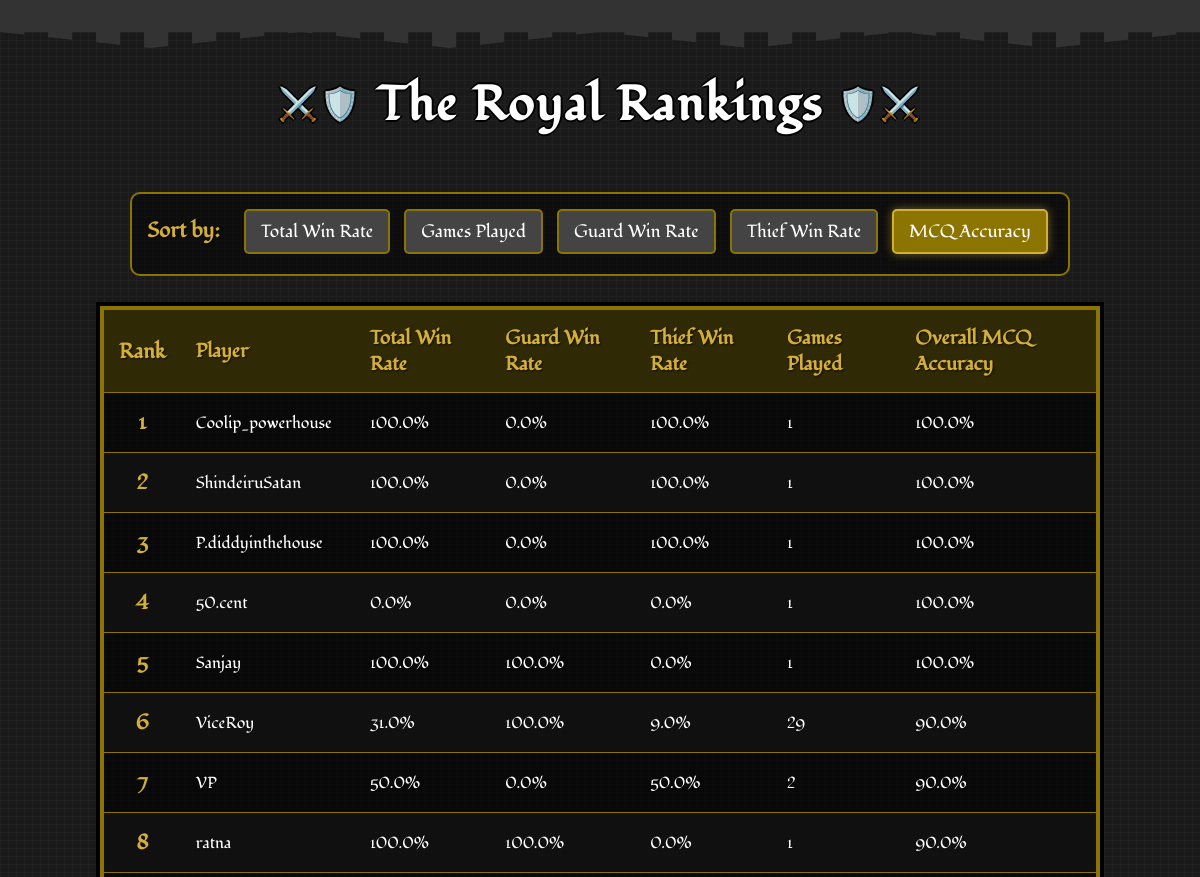
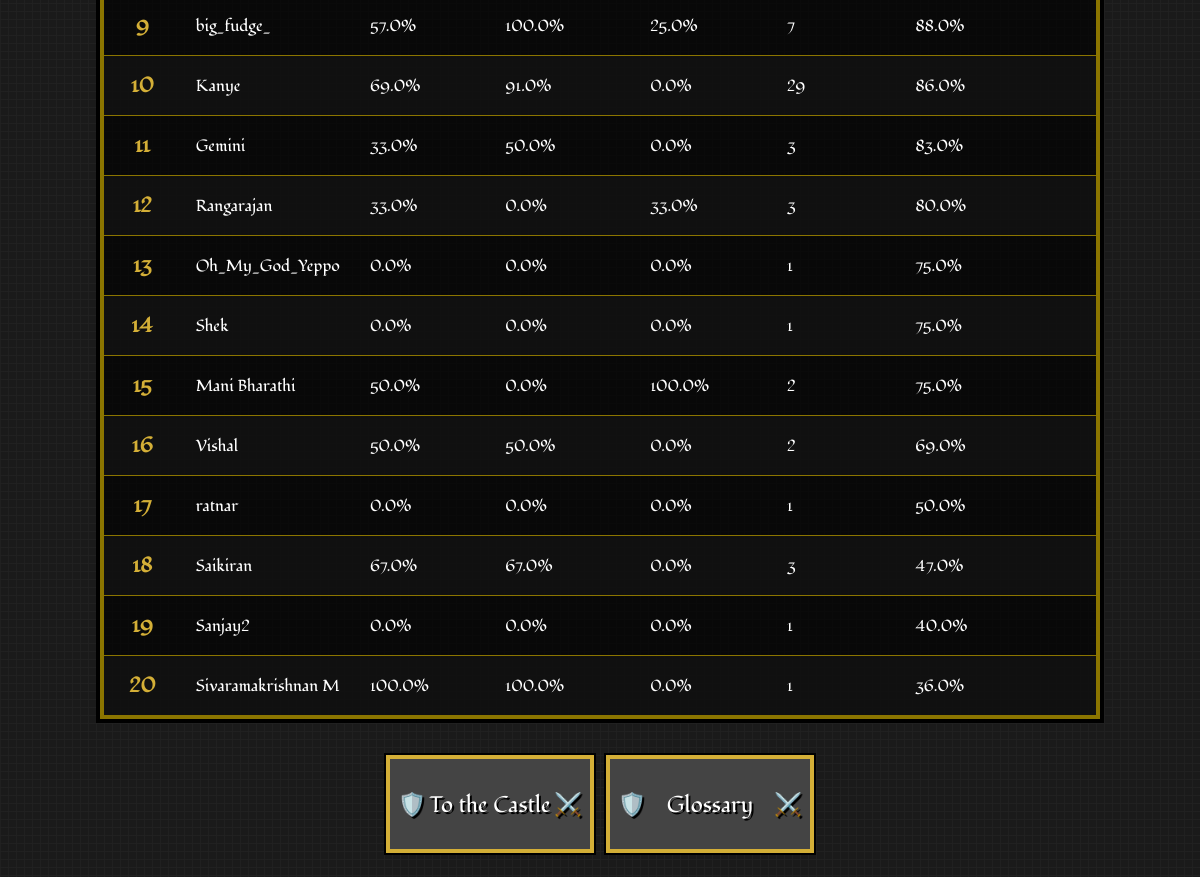
The page /leaderboard?sort_by=mcq_accuracy on the database as committed earlier (2 pictures, top to bottom).
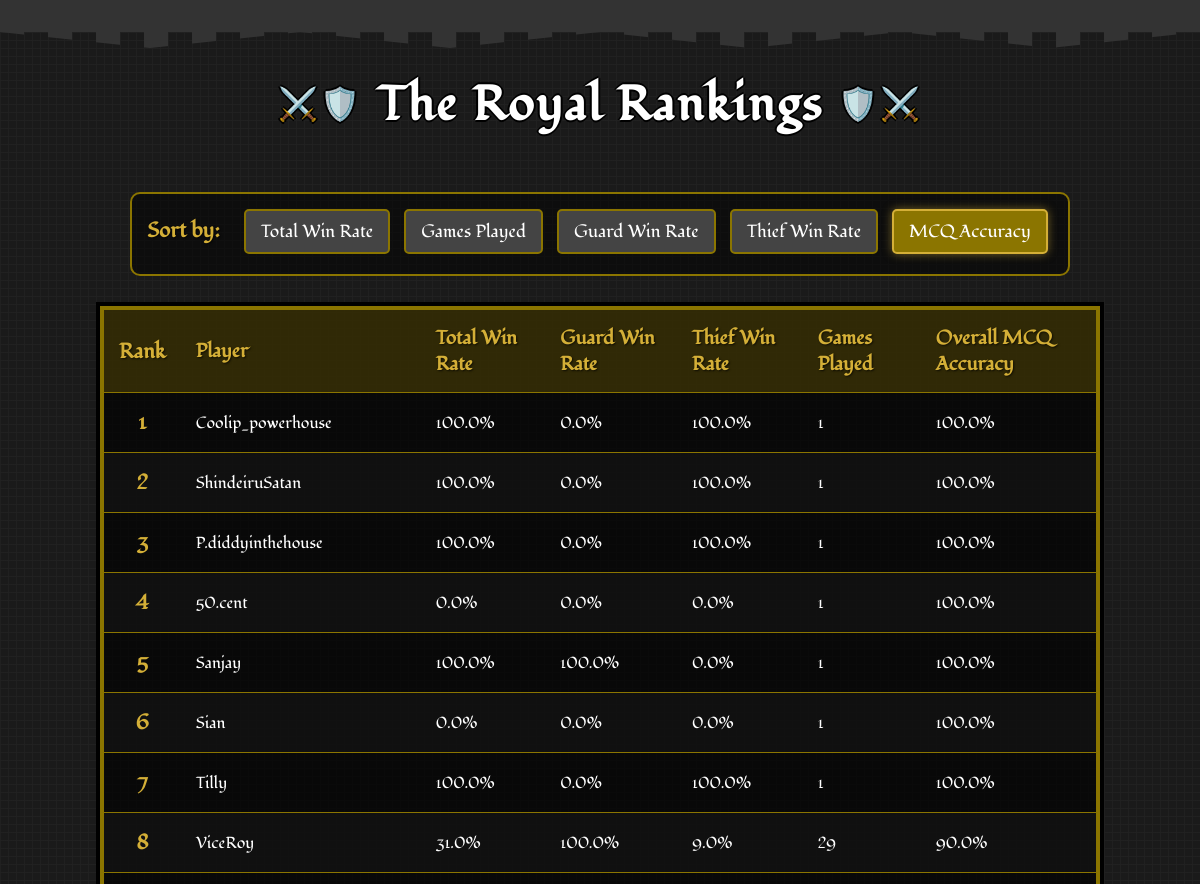
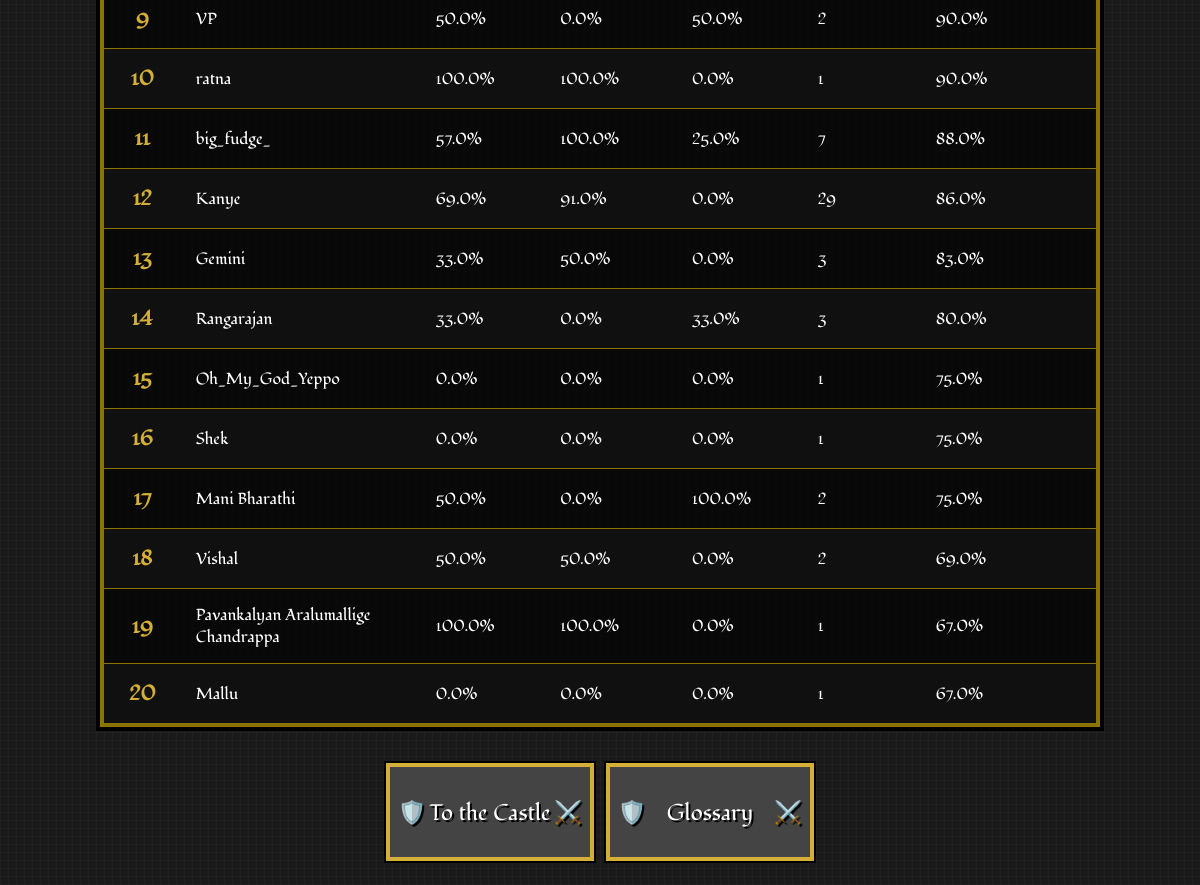
The same page on the database as committed later (2 pictures, top to bottom).
### app.py (models this page shows)
class PlayerStats(db.Model):
    id = db.Column(db.Integer, primary_key=True)
    user_id = db.Column(db.Integer, db.ForeignKey('user.id'), nullable=False)
    total_games_played = db.Column(db.Integer, default=0)
    games_played_as_guard = db.Column(db.Integer, default=0)
    games_played_as_thief = db.Column(db.Integer, default=0)
    total_games_won = db.Column(db.Integer, default=0)
    total_games_won_as_guard = db.Column(db.Integer, default=0)
    total_games_won_as_thief = db.Column(db.Integer, default=0)
    total_win_rate = db.Column(db.Float, default=0.0)
    win_rate_as_guard = db.Column(db.Float, default=0.0)
    win_rate_as_thief = db.Column(db.Float, default=0.0)
    total_answer_accuracy = db.Column(db.Float, default=0.0)
    total_questions_attempted = db.Column(db.Integer, default=0)
    total_right_answers = db.Column(db.Integer, default=0)
    game_right_answers = db.Column(db.Integer, default=0)
    game_total_questions = db.Column(db.Integer, default=0)
    answer_accuracy_in_last_game = db.Column(db.Float, default=0.0)

class User(db.Model):
    id = db.Column(db.Integer, primary_key=True)
    username = db.Column(db.String(40), unique=True, nullable=False)
    password_hash = db.Column(db.String(200), nullable=False)
    stats = db.relationship('PlayerStats', backref='user', uselist=False)

### app.py (the view)
@app.route('/leaderboard')
def leaderboard():
    sort_by = request.args.get('sort_by', 'total_win_rate')
    sort_options = {
        'games_played': PlayerStats.total_games_played,
        'total_win_rate': PlayerStats.total_win_rate,
        'win_rate_as_guard': PlayerStats.win_rate_as_guard,
        'win_rate_as_thief': PlayerStats.win_rate_as_thief,
        'mcq_accuracy': PlayerStats.total_answer_accuracy
    }
    sort_column = sort_options.get(sort_by, PlayerStats.total_win_rate)
    leaderboard_data = db.session.query(PlayerStats, User)\
        .join(User, PlayerStats.user_id == User.id)\
        .order_by(sort_column.desc())\
        .limit(20)\
        .all()
    return render_template('leaderboard.html',
                           leaderboard_data=leaderboard_data,
                           current_sort=sort_by)

### templates/leaderboard.html (shortened to what this page needs)
<!DOCTYPE html>
<html lang="en">
<head>
    <link rel="stylesheet" href="static/css/style.css">
    <link rel="stylesheet" href="static/css/leaderboard.css">
    <link rel="stylesheet" href="static/css/game-over.css">
</head>
<body>
    <div class="castle-top"></div>
    <h1>The Royal Rankings</h1>
    <div class="filters">
        <strong>Sort by:</strong>
        <a href="{{ url_for('leaderboard', sort_by='total_win_rate') }}"
           class="{{ 'active' if current_sort == 'total_win_rate' }}">Total Win Rate</a>
        <a href="{{ url_for('leaderboard', sort_by='games_played') }}"
           class="{{ 'active' if current_sort == 'games_played' }}">Games Played</a>
        <a href="{{ url_for('leaderboard', sort_by='win_rate_as_guard') }}"
           class="{{ 'active' if current_sort == 'win_rate_as_guard' }}">Guard Win Rate</a>
        <a href="{{ url_for('leaderboard', sort_by='win_rate_as_thief') }}"
           class="{{ 'active' if current_sort == 'win_rate_as_thief' }}">Thief Win Rate</a>
        <a href="{{ url_for('leaderboard', sort_by='mcq_accuracy') }}"
           class="{{ 'active' if current_sort == 'mcq_accuracy' }}">MCQ Accuracy</a>
    </div>
    <table>
        <thead>
            <tr>
                <th class="rank">Rank</th>
                <th>Player</th>
                <th>Total Win Rate</th>
                <th>Guard Win Rate</th>
                <th>Thief Win Rate</th>
                <th>Games Played</th>
                <th>Overall MCQ Accuracy</th>
            </tr>
        </thead>
        <tbody>
            {% for stats, user in leaderboard_data %}
            <tr>
                <td class="rank">{{ loop.index }}</td>
                <td>{{ user.username }}</td>
                <td>{{ stats.total_win_rate }}%</td>
                <td>{{ stats.win_rate_as_guard }}%</td>
                <td>{{ stats.win_rate_as_thief }}%</td>
                <td>{{ stats.total_games_played }}</td>
                <td>{{ stats.total_answer_accuracy }}%</td>
            </tr>
            {% else %}
            <tr>
                <td colspan="7" style="text-align: center;">No player data available yet.</td>
            </tr>
            {% endfor %}
        </tbody>
    </table>
    <div class="button-container">
        <a href="{{ url_for('home') }}"><button class="shield-btn game-over-btn">To the Castle</button></a>
        <a href="{{ url_for('glossary') }}"><button class="shield-btn game-over-btn">Glossary</button></a>
    </div>
</body>
</html>

### static/css/style.css (style rules this page uses)
body { font-family: "Fondamento", serif; background-color: #1a1a1a; background-image: linear-gradient(90deg, rgba(34,34,34,0.8) 1px, transparent 1px), linear-gradient(rgba(34,34,34,0.8) 1px, transparent 1px); background-size: 8px 8px; color: white; margin: 0; padding: 0; text-align: center; position: relative; min-height: 100vh; display: flex; flex-direction: column; justify-content: space-between; }
.castle-top { height: 32px; background-color: #333; position: relative; margin-bottom: 16px; image-rendering: pixelated; }
.castle-top::before { content: ""; position: absolute; top: 100%; left: 0; right: 0; height: 16px; background-image: repeating-linear-gradient(90deg, #333 0px, #333 24px, transparent 24px, transparent 48px); background-size: 48px 16px; clip-path: polygon( 0% 0%, 12.5% 100%, 25% 0%, 37.5% 100%, 50% 0%, 62.5% 100%, 75% 0%, 87.5% 100%, 100% 0% ); image-rendering: pixelated; }
h1 { font-family: "Fondamento", serif; text-align: center; font-size: 3rem; color: white; text-shadow: 2px 0 #000, -2px 0 #000, 0 2px #000, 0 -2px #000; margin: 24px 0; letter-spacing: 2px; position: relative; image-rendering: pixelated; }
h1::before { content: "⚔️🛡️"; font-size: 2rem; position: relative; top: -5px; margin: 0 15px; }
h1::after { content: "🛡️⚔️"; font-size: 2rem; position: relative; top: -5px; margin: 0 15px; }
button.shield-btn { font-family: "Fondamento", serif; background-color: #444; color: white; border: none; box-shadow: 0 0 0 4px #d4af37, 0 0 0 6px #000; padding: 14px 22px; margin: 10px; font-size: 1.4rem; cursor: pointer; position: relative; transition: all 0.2s steps(5); text-shadow: 2px 2px 0 #000; width: 200px; height: 90px; image-rendering: pixelated; }
button.shield-btn::before { content: "🛡️ "; position: absolute; left: 8px; top: 50%; transform: translateY(-50%); }

### static/css/leaderboard.css (style rules this page uses)
body { font-family: "Fondamento", serif; background-color: #1a1a1a; background-image: linear-gradient(90deg, rgba(34,34,34,0.8) 1px, transparent 1px), linear-gradient(rgba(34,34,34,0.8) 1px, transparent 1px); background-size: 8px 8px; color: white; margin: 0; padding: 0; text-align: center; }
h1 { font-family: "Fondamento", serif; text-align: center; font-size: 3rem; color: white; text-shadow: 2px 0 #000, -2px 0 #000, 0 2px #000, 0 -2px #000; margin: 24px 0; letter-spacing: 2px; }
.filters { text-align: center; margin: 30px auto; max-width: 1000px; background-color: rgba(0, 0, 0, 0.5); padding: 15px; border: 2px solid #8b7500; border-radius: 10px; }
.filters strong { color: #d4af37; font-size: 1.3rem; margin-right: 15px; text-shadow: 1px 1px 2px rgba(0, 0, 0, 0.7); }
.filters a { font-family: "Fondamento", serif; text-decoration: none; padding: 8px 15px; margin: 0 5px; border-radius: 5px; background-color: #444; color: white; border: 2px solid #8b7500; transition: all 0.2s; font-size: 1.1rem; display: inline-block; margin-bottom: 5px; }
.filters a.active { background-color: #8b7500; color: white; border-color: #d4af37; box-shadow: 0 0 10px rgba(212, 175, 55, 0.5); }
table { width: 100%; max-width: 1000px; margin: 0 auto; border-collapse: collapse; background-color: rgba(0, 0, 0, 0.7); border: 4px solid #8b7500; box-shadow: 0 0 0 4px #000; }
th, td { padding: 15px; text-align: left; border-bottom: 1px solid #8b7500; }
thead th { background-color: rgba(139, 117, 0, 0.3); color: #d4af37; font-weight: bold; text-shadow: 1px 1px 2px rgba(0, 0, 0, 0.7); font-size: 1.2rem; }
tbody tr:nth-child(even) { background-color: rgba(34, 34, 34, 0.3); }
.rank { font-weight: bold; text-align: center; color: #d4af37; font-size: 1.3rem; }
.button-container { display: flex; justify-content: center; margin: 30px auto; }
.shield-btn { font-family: "Fondamento", serif; background-color: #444; color: white; border: none; box-shadow: 0 0 0 4px #d4af37, 0 0 0 6px #000; padding: 14px 22px; margin: 10px; font-size: 1.4rem; cursor: pointer; position: relative; transition: all 0.2s steps(5); text-shadow: 2px 2px 0 #000; }

### static/css/game-over.css (style rules this page uses)
button.game-over-btn::after { content: "⚔️"; position: absolute; right: 8px; top: 50%; transform: translateY(-50%); }

Rows that differ between the two databases and show on the page:
no longer on this page (row unchanged): PlayerStats: username "ratnar", total_win_rate "0.0", win_rate_as_guard "0.0", win_rate_as_thief "0.0", total_games_played "1", total_answer_accuracy "50.0"
no longer on this page (row unchanged): PlayerStats: username "Saikiran", total_win_rate "67.0", win_rate_as_guard "67.0", win_rate_as_thief "0.0", total_games_played "3", total_answer_accuracy "47.0"
no longer on this page (row unchanged): PlayerStats: username "Sanjay2", total_win_rate "0.0", win_rate_as_guard "0.0", win_rate_as_thief "0.0", total_games_played "1", total_answer_accuracy "40.0"
no longer on this page (row unchanged): PlayerStats: username "Sivaramakrishnan M", total_win_rate "100.0", win_rate_as_guard "100.0", win_rate_as_thief "0.0", total_games_played "1", total_answer_accuracy "36.0"
added PlayerStats: username "Sian", total_win_rate "0.0", win_rate_as_guard "0.0", win_rate_as_thief "0.0", total_games_played "1", total_answer_accuracy "100.0"
added PlayerStats: username "Tilly", total_win_rate "100.0", win_rate_as_guard "0.0", win_rate_as_thief "100.0", total_games_played "1", total_answer_accuracy "100.0"
added PlayerStats: username "Pavankalyan Aralumallige Chandrappa", total_win_rate "100.0", win_rate_as_guard "100.0", win_rate_as_thief "0.0", total_games_played "1", total_answer_accuracy "67.0"
added PlayerStats: username "Mallu", total_win_rate "0.0", win_rate_as_guard "0.0", win_rate_as_thief "0.0", total_games_played "1", total_answer_accuracy "67.0"
